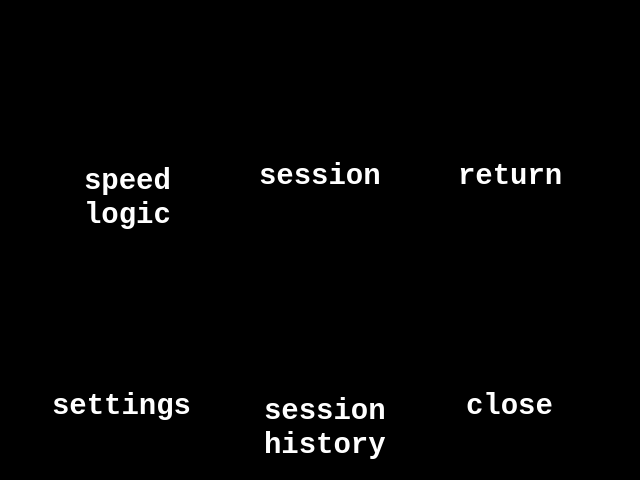
<?xml version="1.0" encoding="UTF-8"?>
<ui version="4.0">
 <class>Dialog</class>
 <widget class="QDialog" name="Dialog">
  <property name="geometry">
   <rect>
    <x>0</x>
    <y>0</y>
    <width>640</width>
    <height>480</height>
   </rect>
  </property>
  <property name="sizePolicy">
   <sizepolicy hsizetype="Fixed" vsizetype="Fixed">
    <horstretch>0</horstretch>
    <verstretch>0</verstretch>
   </sizepolicy>
  </property>
  <property name="windowTitle">
   <string>Dialog</string>
  </property>
  <property name="styleSheet">
   <string notr="true">background-color: rgb(0, 0, 0);</string>
  </property>
  <widget class="QLabel" name="i_settings">
   <property name="geometry">
    <rect>
     <x>60</x>
     <y>260</y>
     <width>125</width>
     <height>125</height>
    </rect>
   </property>
   <property name="sizePolicy">
    <sizepolicy hsizetype="Fixed" vsizetype="Fixed">
     <horstretch>0</horstretch>
     <verstretch>0</verstretch>
    </sizepolicy>
   </property>
   <property name="cursor">
    <cursorShape>BlankCursor</cursorShape>
   </property>
   <property name="styleSheet">
    <string notr="true"/>
   </property>
   <property name="text">
    <string>TextLabel</string>
   </property>
  </widget>
  <widget class="QLineEdit" name="le_settings">
   <property name="enabled">
    <bool>false</bool>
   </property>
   <property name="geometry">
    <rect>
     <x>50</x>
     <y>390</y>
     <width>141</width>
     <height>31</height>
    </rect>
   </property>
   <property name="sizePolicy">
    <sizepolicy hsizetype="Fixed" vsizetype="Fixed">
     <horstretch>0</horstretch>
     <verstretch>0</verstretch>
    </sizepolicy>
   </property>
   <property name="font">
    <font>
     <family>Consolas</family>
     <pointsize>22</pointsize>
     <weight>75</weight>
     <bold>true</bold>
    </font>
   </property>
   <property name="mouseTracking">
    <bool>false</bool>
   </property>
   <property name="focusPolicy">
    <enum>Qt::NoFocus</enum>
   </property>
   <property name="acceptDrops">
    <bool>false</bool>
   </property>
   <property name="styleSheet">
    <string notr="true">color: rgb(255, 255, 255);
border: 3px;</string>
   </property>
   <property name="text">
    <string>settings</string>
   </property>
   <property name="frame">
    <bool>false</bool>
   </property>
   <property name="echoMode">
    <enum>QLineEdit::Normal</enum>
   </property>
   <property name="cursorPosition">
    <number>0</number>
   </property>
   <property name="alignment">
    <set>Qt::AlignCenter</set>
   </property>
   <property name="readOnly">
    <bool>true</bool>
   </property>
   <property name="cursorMoveStyle">
    <enum>Qt::VisualMoveStyle</enum>
   </property>
  </widget>
  <widget class="QLabel" name="i_session">
   <property name="geometry">
    <rect>
     <x>260</x>
     <y>30</y>
     <width>125</width>
     <height>125</height>
    </rect>
   </property>
   <property name="sizePolicy">
    <sizepolicy hsizetype="Fixed" vsizetype="Fixed">
     <horstretch>0</horstretch>
     <verstretch>0</verstretch>
    </sizepolicy>
   </property>
   <property name="cursor">
    <cursorShape>BlankCursor</cursorShape>
   </property>
   <property name="styleSheet">
    <string notr="true"/>
   </property>
   <property name="text">
    <string>TextLabel</string>
   </property>
  </widget>
  <widget class="QLineEdit" name="le_session">
   <property name="enabled">
    <bool>false</bool>
   </property>
   <property name="geometry">
    <rect>
     <x>250</x>
     <y>160</y>
     <width>141</width>
     <height>31</height>
    </rect>
   </property>
   <property name="sizePolicy">
    <sizepolicy hsizetype="Fixed" vsizetype="Fixed">
     <horstretch>0</horstretch>
     <verstretch>0</verstretch>
    </sizepolicy>
   </property>
   <property name="font">
    <font>
     <family>Consolas</family>
     <pointsize>22</pointsize>
     <weight>75</weight>
     <bold>true</bold>
    </font>
   </property>
   <property name="mouseTracking">
    <bool>false</bool>
   </property>
   <property name="focusPolicy">
    <enum>Qt::NoFocus</enum>
   </property>
   <property name="acceptDrops">
    <bool>false</bool>
   </property>
   <property name="styleSheet">
    <string notr="true">color: rgb(255, 255, 255);
border: 3px;</string>
   </property>
   <property name="text">
    <string>session</string>
   </property>
   <property name="alignment">
    <set>Qt::AlignCenter</set>
   </property>
   <property name="readOnly">
    <bool>true</bool>
   </property>
  </widget>
  <widget class="QLabel" name="i_speedlogic">
   <property name="geometry">
    <rect>
     <x>60</x>
     <y>30</y>
     <width>125</width>
     <height>125</height>
    </rect>
   </property>
   <property name="sizePolicy">
    <sizepolicy hsizetype="Fixed" vsizetype="Fixed">
     <horstretch>0</horstretch>
     <verstretch>0</verstretch>
    </sizepolicy>
   </property>
   <property name="cursor">
    <cursorShape>BlankCursor</cursorShape>
   </property>
   <property name="styleSheet">
    <string notr="true"/>
   </property>
   <property name="text">
    <string>TextLabel</string>
   </property>
  </widget>
  <widget class="QLabel" name="i_close">
   <property name="geometry">
    <rect>
     <x>450</x>
     <y>260</y>
     <width>125</width>
     <height>125</height>
    </rect>
   </property>
   <property name="sizePolicy">
    <sizepolicy hsizetype="Fixed" vsizetype="Fixed">
     <horstretch>0</horstretch>
     <verstretch>0</verstretch>
    </sizepolicy>
   </property>
   <property name="cursor">
    <cursorShape>BlankCursor</cursorShape>
   </property>
   <property name="styleSheet">
    <string notr="true"/>
   </property>
   <property name="text">
    <string>exit app</string>
   </property>
  </widget>
  <widget class="QLineEdit" name="le_close">
   <property name="enabled">
    <bool>false</bool>
   </property>
   <property name="geometry">
    <rect>
     <x>440</x>
     <y>390</y>
     <width>141</width>
     <height>31</height>
    </rect>
   </property>
   <property name="sizePolicy">
    <sizepolicy hsizetype="Fixed" vsizetype="Fixed">
     <horstretch>0</horstretch>
     <verstretch>0</verstretch>
    </sizepolicy>
   </property>
   <property name="font">
    <font>
     <family>Consolas</family>
     <pointsize>22</pointsize>
     <weight>75</weight>
     <bold>true</bold>
    </font>
   </property>
   <property name="mouseTracking">
    <bool>false</bool>
   </property>
   <property name="focusPolicy">
    <enum>Qt::NoFocus</enum>
   </property>
   <property name="acceptDrops">
    <bool>false</bool>
   </property>
   <property name="styleSheet">
    <string notr="true">color: rgb(255, 255, 255);
border: 3px;</string>
   </property>
   <property name="text">
    <string>close</string>
   </property>
   <property name="alignment">
    <set>Qt::AlignCenter</set>
   </property>
   <property name="readOnly">
    <bool>true</bool>
   </property>
  </widget>
  <widget class="QLabel" name="i_session_history">
   <property name="geometry">
    <rect>
     <x>260</x>
     <y>260</y>
     <width>125</width>
     <height>125</height>
    </rect>
   </property>
   <property name="sizePolicy">
    <sizepolicy hsizetype="Fixed" vsizetype="Fixed">
     <horstretch>0</horstretch>
     <verstretch>0</verstretch>
    </sizepolicy>
   </property>
   <property name="cursor">
    <cursorShape>BlankCursor</cursorShape>
   </property>
   <property name="styleSheet">
    <string notr="true"/>
   </property>
   <property name="text">
    <string>exit app</string>
   </property>
  </widget>
  <widget class="QPlainTextEdit" name="pte_speed_logic">
   <property name="enabled">
    <bool>false</bool>
   </property>
   <property name="geometry">
    <rect>
     <x>80</x>
     <y>160</y>
     <width>91</width>
     <height>71</height>
    </rect>
   </property>
   <property name="sizePolicy">
    <sizepolicy hsizetype="Fixed" vsizetype="Fixed">
     <horstretch>0</horstretch>
     <verstretch>0</verstretch>
    </sizepolicy>
   </property>
   <property name="font">
    <font>
     <family>Consolas</family>
     <pointsize>22</pointsize>
     <weight>75</weight>
     <bold>true</bold>
    </font>
   </property>
   <property name="focusPolicy">
    <enum>Qt::NoFocus</enum>
   </property>
   <property name="acceptDrops">
    <bool>false</bool>
   </property>
   <property name="styleSheet">
    <string notr="true">color: rgb(255, 255, 255);
border: 3px;</string>
   </property>
   <property name="frameShape">
    <enum>QFrame::HLine</enum>
   </property>
   <property name="lineWidth">
    <number>0</number>
   </property>
   <property name="verticalScrollBarPolicy">
    <enum>Qt::ScrollBarAlwaysOff</enum>
   </property>
   <property name="horizontalScrollBarPolicy">
    <enum>Qt::ScrollBarAlwaysOff</enum>
   </property>
   <property name="undoRedoEnabled">
    <bool>false</bool>
   </property>
   <property name="lineWrapMode">
    <enum>QPlainTextEdit::NoWrap</enum>
   </property>
   <property name="readOnly">
    <bool>true</bool>
   </property>
   <property name="plainText">
    <string>speed
logic</string>
   </property>
  </widget>
  <widget class="QPlainTextEdit" name="pte_session_history">
   <property name="enabled">
    <bool>false</bool>
   </property>
   <property name="geometry">
    <rect>
     <x>260</x>
     <y>390</y>
     <width>131</width>
     <height>71</height>
    </rect>
   </property>
   <property name="sizePolicy">
    <sizepolicy hsizetype="Fixed" vsizetype="Fixed">
     <horstretch>0</horstretch>
     <verstretch>0</verstretch>
    </sizepolicy>
   </property>
   <property name="font">
    <font>
     <family>Consolas</family>
     <pointsize>22</pointsize>
     <weight>75</weight>
     <bold>true</bold>
    </font>
   </property>
   <property name="styleSheet">
    <string notr="true">color: rgb(255, 255, 255);
border: 3px;</string>
   </property>
   <property name="frameShape">
    <enum>QFrame::NoFrame</enum>
   </property>
   <property name="lineWidth">
    <number>0</number>
   </property>
   <property name="verticalScrollBarPolicy">
    <enum>Qt::ScrollBarAlwaysOff</enum>
   </property>
   <property name="horizontalScrollBarPolicy">
    <enum>Qt::ScrollBarAlwaysOff</enum>
   </property>
   <property name="undoRedoEnabled">
    <bool>false</bool>
   </property>
   <property name="lineWrapMode">
    <enum>QPlainTextEdit::NoWrap</enum>
   </property>
   <property name="readOnly">
    <bool>true</bool>
   </property>
   <property name="plainText">
    <string>session
history</string>
   </property>
  </widget>
  <widget class="QLabel" name="i_return">
   <property name="geometry">
    <rect>
     <x>450</x>
     <y>30</y>
     <width>125</width>
     <height>125</height>
    </rect>
   </property>
   <property name="sizePolicy">
    <sizepolicy hsizetype="Fixed" vsizetype="Fixed">
     <horstretch>0</horstretch>
     <verstretch>0</verstretch>
    </sizepolicy>
   </property>
   <property name="cursor">
    <cursorShape>BlankCursor</cursorShape>
   </property>
   <property name="styleSheet">
    <string notr="true"/>
   </property>
   <property name="text">
    <string>exit app</string>
   </property>
  </widget>
  <widget class="QLineEdit" name="le_return">
   <property name="enabled">
    <bool>false</bool>
   </property>
   <property name="geometry">
    <rect>
     <x>440</x>
     <y>160</y>
     <width>141</width>
     <height>31</height>
    </rect>
   </property>
   <property name="sizePolicy">
    <sizepolicy hsizetype="Fixed" vsizetype="Fixed">
     <horstretch>0</horstretch>
     <verstretch>0</verstretch>
    </sizepolicy>
   </property>
   <property name="font">
    <font>
     <family>Consolas</family>
     <pointsize>22</pointsize>
     <weight>75</weight>
     <bold>true</bold>
    </font>
   </property>
   <property name="mouseTracking">
    <bool>false</bool>
   </property>
   <property name="focusPolicy">
    <enum>Qt::NoFocus</enum>
   </property>
   <property name="acceptDrops">
    <bool>false</bool>
   </property>
   <property name="styleSheet">
    <string notr="true">color: rgb(255, 255, 255);
border: 3px;</string>
   </property>
   <property name="text">
    <string>return</string>
   </property>
   <property name="alignment">
    <set>Qt::AlignCenter</set>
   </property>
   <property name="readOnly">
    <bool>true</bool>
   </property>
  </widget>
 </widget>
 <resources/>
 <connections/>
</ui>
